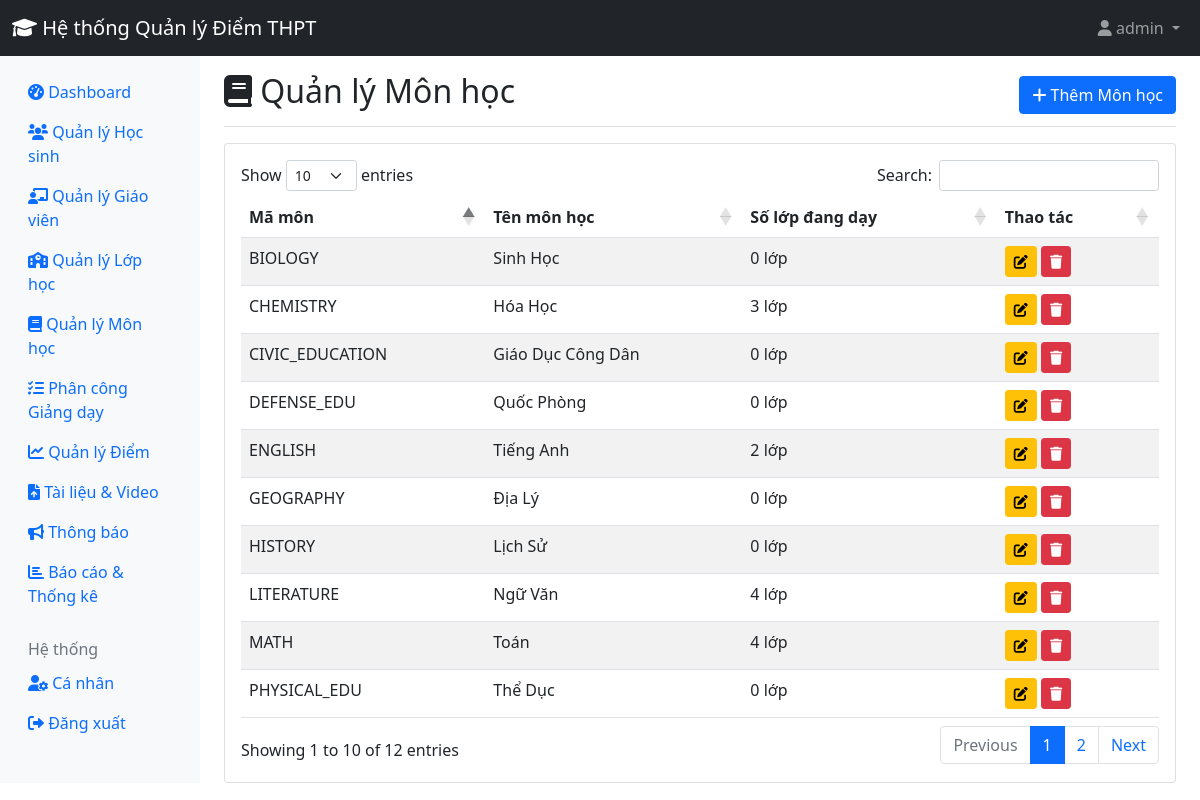
The app's page /admin/subjects.php (signed in) with its own data.
### tables this page shows
CREATE TABLE `subjects` (
  `id` int(11) NOT NULL,
  `subject_name` varchar(100) NOT NULL,
  `subject_code` varchar(20) NOT NULL
);

### admin/subjects.php (the view, shortened to what this page needs)
<?php
require_once '../includes/config.php';
$stmt = $pdo->query("SELECT * FROM subjects ORDER BY subject_name");
$subjects = $stmt->fetchAll();
?>
<!DOCTYPE html>
<html lang="vi">
<head>
    <link href="https://cdn.jsdelivr.net/npm/bootstrap@5.1.3/dist/css/bootstrap.min.css" rel="stylesheet">
    <link href="https://cdnjs.cloudflare.com/ajax/libs/font-awesome/6.0.0/css/all.min.css" rel="stylesheet">
    <link href="https://cdn.datatables.net/1.11.5/css/dataTables.bootstrap5.min.css" rel="stylesheet">
</head>
<body>
    <?php include '../includes/header.php'; ?>
    <div class="container-fluid">
        <div class="row">
            <?php include 'sidebar.php'; ?>
            <main class="col-md-9 ms-sm-auto col-lg-10 px-md-4">
                <div class="d-flex justify-content-between flex-wrap flex-md-nowrap align-items-center pt-3 pb-2 mb-3 border-bottom">
                    <h1 class="h2"><i class="fas fa-book"></i> Quản lý Môn học</h1>
                    <button class="btn btn-primary" data-bs-toggle="modal" data-bs-target="#addSubjectModal">
                        <i class="fas fa-plus"></i> Thêm Môn học
                    </button>
                </div>
                <div class="card">
                    <div class="card-body">
                        <div class="table-responsive">
                            <table id="subjectsTable" class="table table-striped">
                                <thead>
                                    <tr>
                                        <th>Mã môn</th>
                                        <th>Tên môn học</th>
                                        <th>Số lớp đang dạy</th>
                                        <th>Thao tác</th>
                                    </tr>
                                </thead>
                                <tbody>
                                    <?php foreach ($subjects as $subject): ?>
                                    <?php
                                    $stmt = $pdo->prepare("SELECT COUNT(*) as total FROM teaching_assignments WHERE subject_id = ?");
                                    $stmt->execute([$subject['id']]);
                                    $class_count = $stmt->fetch()['total'];
                                    ?>
                                    <tr>
                                        <td><?php echo htmlspecialchars($subject['subject_code']); ?></td>
                                        <td><?php echo htmlspecialchars($subject['subject_name']); ?></td>
                                        <td><?php echo $class_count; ?> lớp</td>
                                        <td>
                                            <a href="edit_subject.php?id=<?php echo $subject['id']; ?>" class="btn btn-sm btn-warning">
                                                <i class="fas fa-edit"></i>
                                            </a>
                                            <a href="subjects.php?delete=<?php echo $subject['id']; ?>" class="btn btn-sm btn-danger" onclick="return confirm('Bạn có chắc chắn muốn xóa?')">
                                                <i class="fas fa-trash"></i>
                                            </a>
                                        </td>
                                    </tr>
                                    <?php endforeach; ?>
                                </tbody>
                            </table>
                        </div>
                    </div>
                </div>
            </main>
        </div>
    </div>
</body>
</html>

### records on screen
subjects: subject_code "CIVIC_EDUCATION", subject_name "Giáo Dục Công Dân", class_count "0"
subjects: subject_code "CHEMISTRY", subject_name "Hóa Học", class_count "3"
subjects: subject_code "HISTORY", subject_name "Lịch Sử", class_count "0"
subjects: subject_code "LITERATURE", subject_name "Ngữ Văn", class_count "4"
subjects: subject_code "DEFENSE_EDU", subject_name "Quốc Phòng", class_count "0"
subjects: subject_code "BIOLOGY", subject_name "Sinh Học", class_count "0"
subjects: subject_code "PHYSICAL_EDU", subject_name "Thể Dục", class_count "0"
subjects: subject_code "ENGLISH", subject_name "Tiếng Anh", class_count "2"
subjects: subject_code "MATH", subject_name "Toán", class_count "4"
subjects: subject_code "GEOGRAPHY", subject_name "Địa Lý", class_count "0"

### other values on screen
SITE_NAME "Hệ thống Quản lý Điểm THPT"
$_SESSION['full_name'] "admin"
